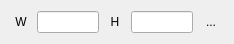
<?xml version="1.0" encoding="UTF-8"?>
<ui version="4.0">
 <class>SizeSelectorClass</class>
 <widget class="QWidget" name="SizeSelectorClass">
  <property name="geometry">
   <rect>
    <x>0</x>
    <y>0</y>
    <width>234</width>
    <height>40</height>
   </rect>
  </property>
  <property name="windowTitle">
   <string>尺寸选择</string>
  </property>
  <property name="styleSheet">
   <string notr="true"/>
  </property>
  <layout class="QGridLayout" name="gridLayout">
   <property name="horizontalSpacing">
    <number>6</number>
   </property>
   <item row="0" column="0">
    <widget class="QLabel" name="label">
     <property name="sizePolicy">
      <sizepolicy hsizetype="Fixed" vsizetype="Preferred">
       <horstretch>0</horstretch>
       <verstretch>0</verstretch>
      </sizepolicy>
     </property>
     <property name="minimumSize">
      <size>
       <width>20</width>
       <height>20</height>
      </size>
     </property>
     <property name="maximumSize">
      <size>
       <width>20</width>
       <height>203</height>
      </size>
     </property>
     <property name="text">
      <string>W</string>
     </property>
     <property name="alignment">
      <set>Qt::AlignCenter</set>
     </property>
    </widget>
   </item>
   <item row="0" column="1">
    <widget class="QLineEdit" name="edit_w"/>
   </item>
   <item row="0" column="2">
    <widget class="QLabel" name="label_2">
     <property name="sizePolicy">
      <sizepolicy hsizetype="Fixed" vsizetype="Fixed">
       <horstretch>0</horstretch>
       <verstretch>0</verstretch>
      </sizepolicy>
     </property>
     <property name="minimumSize">
      <size>
       <width>20</width>
       <height>20</height>
      </size>
     </property>
     <property name="maximumSize">
      <size>
       <width>20</width>
       <height>20</height>
      </size>
     </property>
     <property name="text">
      <string>H</string>
     </property>
     <property name="alignment">
      <set>Qt::AlignCenter</set>
     </property>
    </widget>
   </item>
   <item row="0" column="3">
    <widget class="QLineEdit" name="edit_h"/>
   </item>
   <item row="0" column="4">
    <widget class="QToolButton" name="toolButton">
     <property name="sizePolicy">
      <sizepolicy hsizetype="Preferred" vsizetype="Preferred">
       <horstretch>0</horstretch>
       <verstretch>0</verstretch>
      </sizepolicy>
     </property>
     <property name="text">
      <string>...</string>
     </property>
     <property name="icon">
      <iconset resource="LxMemo.qrc">
       <normaloff>:/LxMemo/icons/ok.png</normaloff>:/LxMemo/icons/ok.png</iconset>
     </property>
     <property name="autoRaise">
      <bool>true</bool>
     </property>
    </widget>
   </item>
  </layout>
 </widget>
 <layoutdefault spacing="6" margin="11"/>
 <resources>
  <include location="LxMemo.qrc"/>
 </resources>
 <connections/>
</ui>
